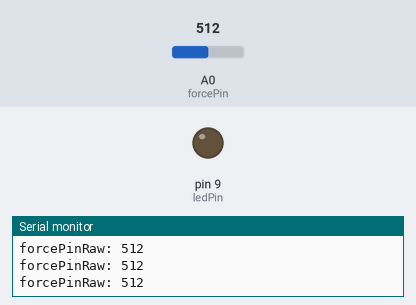
The sketch below on a simulated Arduino Uno, built with avr-gcc and run on an emulated ATmega328P. On the bench: output pins drawn as LEDs (lit = HIGH), the last lines printed to the serial monitor. Inputs (shaded band) come from the test bench; at power-on: A0 (forcePin) = 512.

Above: at 1.3 s.
1.4 s: A0 (forcePin) set to 306
At 2.7 s:
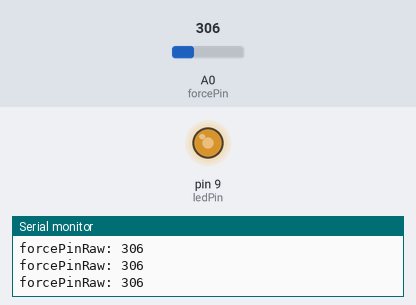
3.0 s: A0 (forcePin) set to 122
At 4.0 s:
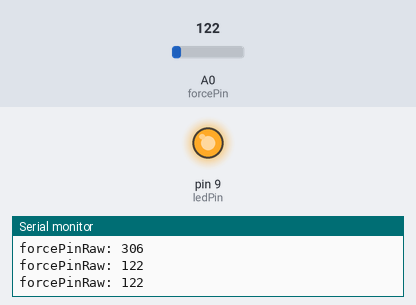
Timing chart, 0 to 6.0 s (numbered marks = the images above; inputs shaded):
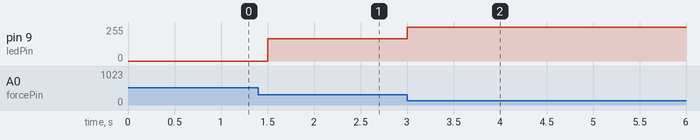

The sketch:

force_sensor.ino
```cpp
int ledPin = 9;
int forcePin = 0;
void setup()
{
  pinMode(ledPin, OUTPUT);
  Serial.begin(9600);
}

void loop()
{
 int forcePinRaw = analogRead(forcePin);
 Serial.print("forcePinRaw: ");
 Serial.println(forcePinRaw);

int forcePinMapped = map(forcePinRaw, 200, 505, 0, 255);

 int forcePinConstrained = constrain(forcePinMapped, 0, 255);
 analogWrite(ledPin, 255-forcePinConstrained);
 delay(500);
}
```

Measured:
- after the input at 1.4 s, pin 9 (ledPin): 0/255 → 167/255 after 0.10 s
- after the input at 3.0 s, pin 9 (ledPin): 167/255 → 255/255 at once
